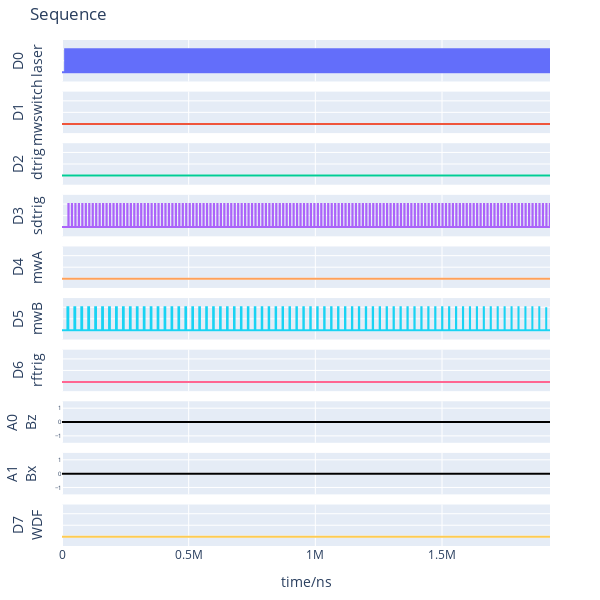

Notebook code cell kept with this figure:
### Code cell
def seqtime_tb(seq_tb):
    return np.sum([pulse[-1] for pulse in seq_tb])
def seqtime_cb(seq_cb):
    return np.sum([pulse[-0] for pulse in seq_cb])

pg.setTrigger(TriggerStart.SOFTWARE, rearm=TriggerRearm.AUTO)
REPEAT_INFINITELY = -1
pg.stream(n_runs=REPEAT_INFINITELY)
pg.plotSeq(plot_all=False)

### Figure 1 — Plotly figure (JSON) as saved in the notebook; plotly's stock layout.template omitted (floating-point values rounded to 4 significant figures; data arrays with more than 128 entries replaced by an {"elided": "..."} marker saying what was removed)
{"data": [{"line": {"shape": "hv"}, "mode": "lines", "name": "D0", "type": "scatter", "x": {"elided": "12041 int values"}, "xaxis": "x", "y": {"elided": "12041 int values"}, "yaxis": "y"}, {"line": {"shape": "hv"}, "mode": "lines", "name": "D1", "type": "scatter", "x": [0, 1926270], "xaxis": "x2", "y": [0, 0], "yaxis": "y2"}, {"line": {"shape": "hv"}, "mode": "lines", "name": "D2", "type": "scatter", "x": [0, 1926270], "xaxis": "x3", "y": [0, 0], "yaxis": "y3"}, {"line": {"shape": "hv"}, "mode": "lines", "name": "D3", "type": "scatter", "x": {"elided": "12041 int values"}, "xaxis": "x4", "y": {"elided": "12041 int values"}, "yaxis": "y4"}, {"line": {"shape": "hv"}, "mode": "lines", "name": "D4", "type": "scatter", "x": [0, 1926270], "xaxis": "x5", "y": [0, 0], "yaxis": "y5"}, {"line": {"shape": "hv"}, "mode": "lines", "name": "D5", "type": "scatter", "x": {"elided": "12041 int values"}, "xaxis": "x6", "y": {"elided": "12041 int values"}, "yaxis": "y6"}, {"line": {"shape": "hv"}, "mode": "lines", "name": "D6", "type": "scatter", "x": [0, 1926270], "xaxis": "x7", "y": [0, 0], "yaxis": "y7"}, {"line": {"color": "black", "shape": "hv"}, "mode": "lines", "name": "A0", "type": "scatter", "x": [0, 1926270], "xaxis": "x8", "y": [0.0, 0.0], "yaxis": "y8"}, {"line": {"color": "black", "shape": "hv"}, "mode": "lines", "name": "A1", "type": "scatter", "x": [0, 1926270], "xaxis": "x9", "y": [0.0, 0.0], "yaxis": "y9"}, {"line": {"shape": "hv"}, "mode": "lines", "name": "D7", "type": "scatter", "x": [0, 1926270], "xaxis": "x10", "y": [0, 0], "yaxis": "y10"}], "layout": {"height": 600, "margin": {"b": 40, "l": 50, "r": 50, "t": 40}, "showlegend": false, "title": {"text": "Sequence"}, "width": 600, "xaxis": {"anchor": "y", "domain": [0, 1], "matches": "x10", "showticklabels": false}, "xaxis10": {"anchor": "y10", "domain": [0, 1], "title": {"text": "time/ns"}}, "xaxis2": {"anchor": "y2", "domain": [0, 1], "matches": "x10", "showticklabels": false}, "xaxis3": {"anchor": "y3", "domain": [0, 1], "matches": "x10", "showticklabels": false}, "xaxis4": {"anchor": "y4", "domain": [0, 1], "matches": "x10", "showticklabels": false}, "xaxis5": {"anchor": "y5", "domain": [0, 1], "matches": "x10", "showticklabels": false}, "xaxis6": {"anchor": "y6", "domain": [0, 1], "matches": "x10", "showticklabels": false}, "xaxis7": {"anchor": "y7", "domain": [0, 1], "matches": "x10", "showticklabels": false}, "xaxis8": {"anchor": "y8", "domain": [0, 1], "matches": "x10", "showticklabels": false}, "xaxis9": {"anchor": "y9", "domain": [0, 1], "matches": "x10", "showticklabels": false}, "yaxis": {"anchor": "x", "domain": [0.918, 1.0], "range": [-0.4, 1.4], "showticklabels": false, "title": {"text": "D0<br>laser"}}, "yaxis10": {"anchor": "x10", "domain": [0, 0.082], "range": [-0.4, 1.4], "showticklabels": false, "title": {"text": "D7<br>WDF"}}, "yaxis2": {"anchor": "x2", "domain": [0.816, 0.898], "range": [-0.4, 1.4], "showticklabels": false, "title": {"text": "D1<br>mwswitch"}}, "yaxis3": {"anchor": "x3", "domain": [0.714, 0.796], "range": [-0.4, 1.4], "showticklabels": false, "title": {"text": "D2<br>dtrig"}}, "yaxis4": {"anchor": "x4", "domain": [0.612, 0.694], "range": [-0.4, 1.4], "showticklabels": false, "title": {"text": "D3<br>sdtrig"}}, "yaxis5": {"anchor": "x5", "domain": [0.51, 0.592], "range": [-0.4, 1.4], "showticklabels": false, "title": {"text": "D4<br>mwA"}}, "yaxis6": {"anchor": "x6", "domain": [0.408, 0.49], "range": [-0.4, 1.4], "showticklabels": false, "title": {"text": "D5<br>mwB"}}, "yaxis7": {"anchor": "x7", "domain": [0.306, 0.388], "range": [-0.4, 1.4], "showticklabels": false, "title": {"text": "D6<br>rftrig"}}, "yaxis8": {"anchor": "x8", "domain": [0.204, 0.286], "range": [-1.5, 1.5], "tickfont": {"size": 6}, "title": {"text": "A0<br>Bz"}}, "yaxis9": {"anchor": "x9", "domain": [0.102, 0.184], "range": [-1.5, 1.5], "tickfont": {"size": 6}, "title": {"text": "A1<br>Bx"}}}}
